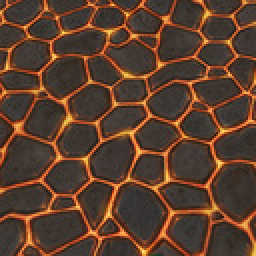
//> input picture OpenCV/rockPattern.jpg, 128 x 128 px, given in place of the camera (shown 2 times larger)
$ ./videoBlobs   (built with g++ and OpenCV 4)
//> lines starting //> are read from the running program, lines starting //| are printed output that depends on the picture
#include "opencv2/opencv.hpp"
#include <vector>

using namespace cv;
using namespace std;

int main(int, char **argv)
{
    VideoCapture cap(0);
    if (!cap.isOpened())
        return -1;

    SimpleBlobDetector::Params params;
    //params.minThreshold = 10;
    //params.maxThreshold = 200;

    params.filterByArea = false;
    params.minArea = 100;

    params.filterByCircularity = true;
    params.minCircularity = 0.85;

    params.filterByConvexity = false;
    params.minConvexity = 0.87;

    params.filterByInertia = false;
    Ptr<SimpleBlobDetector> detector = SimpleBlobDetector::create(params);

    namedWindow("circles", 1);
    for (;;)
    {
        Mat src_gray;
        Mat src;
        cap >> src;
//> src is the input picture: 128 rows x 128 cols, CV_8UC3; mean B, G, R 45, 61.8, 90.8
        // [19 lines of commented-out code are left out]

        cvtColor(src, src, COLOR_BGR2GRAY);
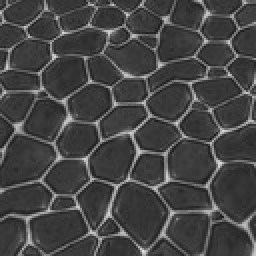
//> src: 128 rows x 128 cols, CV_8UC1 (shown 2 times larger); min 24, max 227, mean 68.5
        GaussianBlur(src, src, Size(9, 9), 2, 2);
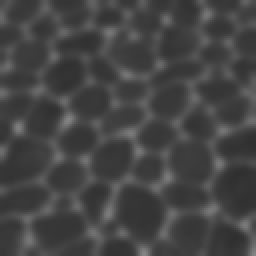
//> src: 128 rows x 128 cols, CV_8UC1 (shown 2 times larger); min 47, max 133, mean 68.5
        std::vector<KeyPoint> keypoints;
        detector->detect(src, keypoints);
//> keypoints = 2 keypoints; (x, y, size): (33, 39, 18), (23, 57, 17.1)

        drawKeypoints(src, keypoints, src_gray, Scalar(0, 0, 255), DrawMatchesFlags::DRAW_RICH_KEYPOINTS);

        imshow("circles", src_gray);
        if ((char)waitKey(30) >= 0) break;
//> the Esc key is pressed
    }

    return 0;
}
